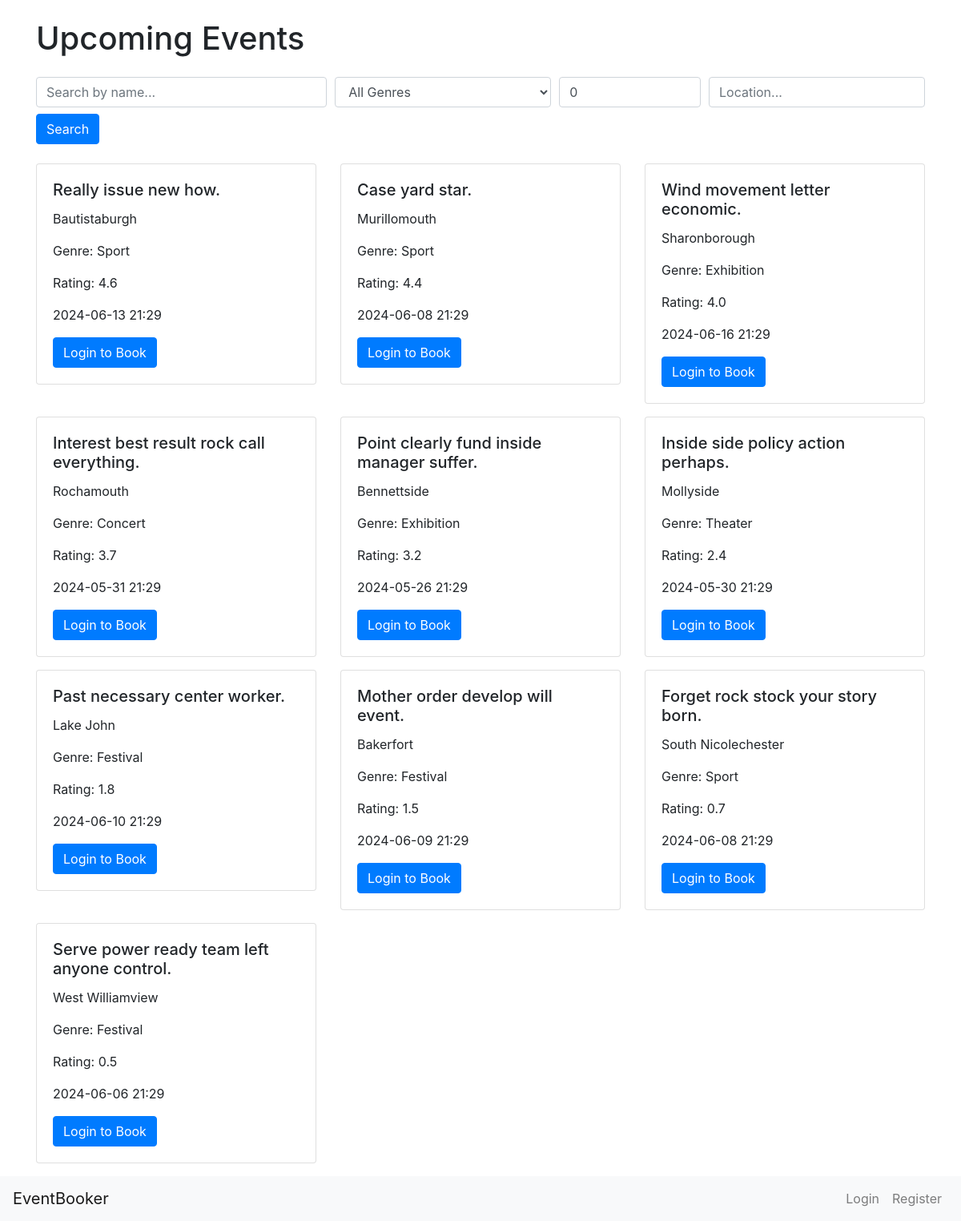
Screenshot of /search with the database file from the repository.
### app/models.py (models this page shows)
class Event(db.Model):
    id = db.Column(db.Integer, primary_key=True)
    name = db.Column(db.String(100), nullable=False)
    location = db.Column(db.String(100), nullable=False)
    date = db.Column(db.DateTime, nullable=False)
    genre = db.Column(db.String(50))
    rating = db.Column(db.Float, default=0.0)
    bookings = db.relationship('Booking', backref='event', lazy=True, cascade='all, delete-orphan')

### app/routes.py (the view)
@app.route('/search')
def search() -> str:
    query = request.args.get('query', '')
    genre = request.args.get('genre', '')
    min_rating = request.args.get('min_rating', 0, type=float)
    location = request.args.get('location', '')
    events = Event.query
    if query:
        events = events.filter(Event.name.ilike(f'%{query}%'))
    if genre:
        events = events.filter_by(genre=genre)
    if min_rating:
        events = events.filter(Event.rating >= min_rating)
    if location:
        events = events.filter(Event.location.ilike(f'%{location}%'))
    events = events.order_by(Event.rating.desc()).all()
    return render_template('home.html',
                              events=events,
                              query=query,
                              genre=genre,
                              min_rating=min_rating,
                              location=location)

### app/templates/home.html (shortened to what this page needs)
{% extends 'base.html' %}
{% block content %}
<div class="container mt-4">
    <h1 class="mb-4">Upcoming Events</h1>
        <form method="GET" action="{{ url_for('search') }}" class="mb-4">
            <div class="form-row">
                <div class="col-md-4">
                    <input type="text" class="form-control" name="query" placeholder="Search by name..." value="{{ query }}">
                </div>
                <div class="col-md-3">
                    <select class="form-control" name="genre">
                        <option value="">All Genres</option>
                    </select>
                </div>
                <div class="col-md-2">
                    <input type="number" class="form-control" name="min_rating" min="0" max="5" step="0.1" placeholder="Min. Rating" value="{{ min_rating }}">
                </div>
                <div class="col-md-3">
                    <input type="text" class="form-control" name="location" placeholder="Location..." value="{{ location }}">
                </div>
            </div>
            <button type="submit" class="btn btn-primary mt-2">Search</button>
        </form>
    <div class="row">
        {% for event in events %}
        <div class="col-md-4 mb-3">
            <div class="card">
                <div class="card-body">
                    <h5 class="card-title">{{ event.name }}</h5>
                    <p class="card-text">{{ event.location }}</p>
                    <p class="card-text">Genre: {{ event.genre }}</p>
                    <p class="card-text">Rating: {{ event.rating }}</p>
                    <p class="card-text">{{ event.date.strftime('%Y-%m-%d %H:%M') }}</p>
                    {% if current_user.is_authenticated %}
                        {% set booking = current_user.bookings|selectattr('event_id', '==', event.id)|first %}
                        {% if booking %}
                            {% if not booking.is_paid %}
                                <a href="{{ url_for('payment', booking_id=booking.id) }}" class="btn btn-success">Pay</a>
                            {% endif %}
                        {% else %}
                            <a href="{{ url_for('book', event_id=event.id) }}" class="btn btn-primary">Book Now</a>
                        {% endif %}
                    {% else %}
                        <a href="{{ url_for('login') }}" class="btn btn-primary">Login to Book</a>
                    {% endif %}
                </div>
            </div>
        </div>
        {% endfor %}
    </div>
</div>
{% endblock %}

### rows the page displays
Event: name "Really issue new how.", location "Bautistaburgh", genre "Sport", rating "4.6", date "2024-06-13 21:29"
Event: name "Case yard star.", location "Murillomouth", genre "Sport", rating "4.4", date "2024-06-08 21:29"
Event: name "Wind movement letter economic.", location "Sharonborough", genre "Exhibition", rating "4.0", date "2024-06-16 21:29"
Event: name "Interest best result rock call everything.", location "Rochamouth", genre "Concert", rating "3.7", date "2024-05-31 21:29"
Event: name "Point clearly fund inside manager suffer.", location "Bennettside", genre "Exhibition", rating "3.2", date "2024-05-26 21:29"
Event: name "Inside side policy action perhaps.", location "Mollyside", genre "Theater", rating "2.4", date "2024-05-30 21:29"
Event: name "Past necessary center worker.", location "Lake John", genre "Festival", rating "1.8", date "2024-06-10 21:29"
Event: name "Mother order develop will event.", location "Bakerfort", genre "Festival", rating "1.5", date "2024-06-09 21:29"
Event: name "Forget rock stock your story born.", location "South Nicolechester", genre "Sport", rating "0.7", date "2024-06-08 21:29"
Event: name "Serve power ready team left anyone control.", location "West Williamview", genre "Festival", rating "0.5", date "2024-06-06 21:29"
